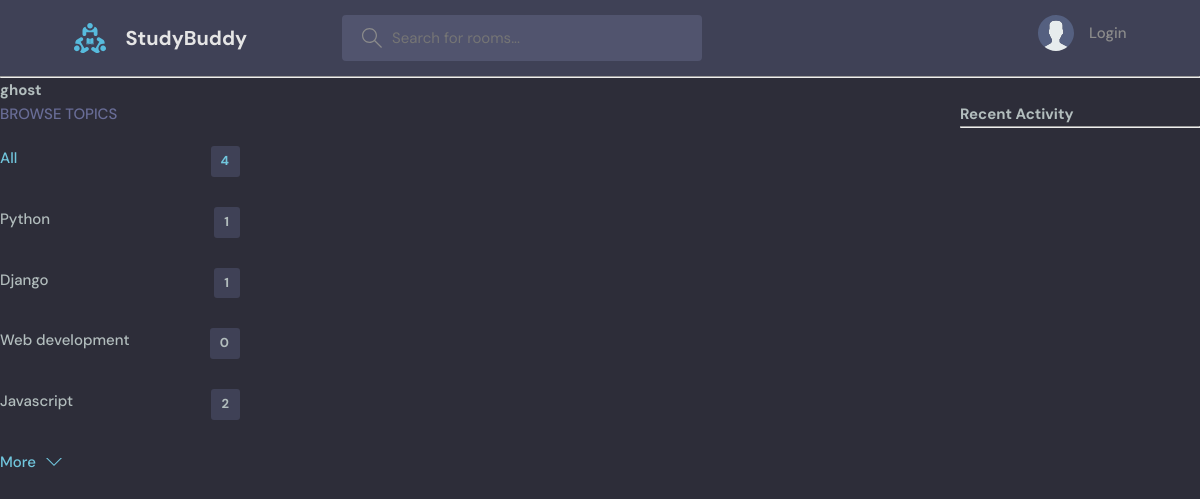
/profile/3/, run on an earlier commit of the app's database.
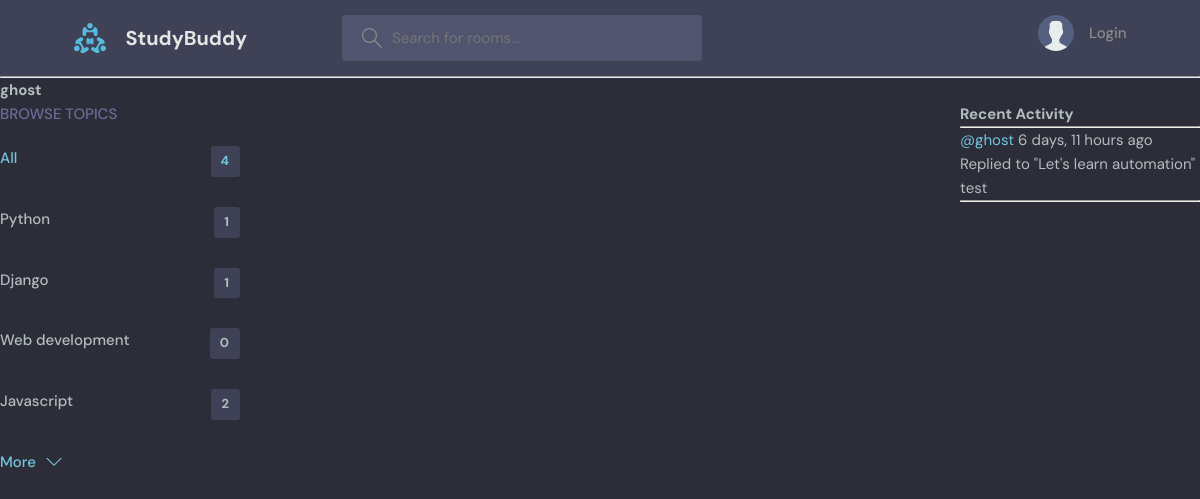
And on a later commit of the database.
### base/models.py (models this page shows, shortened)
class Topic(models.Model):
    name = models.CharField(max_length=200)

class Message(models.Model):
    user = models.ForeignKey(User, on_delete=models.CASCADE)
    room = models.ForeignKey(Room, on_delete=models.CASCADE)
    body = models.TextField()
    updated = models.DateTimeField(auto_now=True)
    created = models.DateTimeField(auto_now_add=True)
    class Meta:
        ordering = ['-updated', '-created']
    def __str__(self):
        return self.body[0:50]

class Room(models.Model):
    host = models.ForeignKey(User, on_delete=models.SET_NULL, null=True)
    topic = models.ForeignKey(Topic, on_delete=models.SET_NULL, null=True)
    name = models.CharField(max_length=200)
    description = models.TextField(null=True, blank=True)
    participants = models.ManyToManyField(
        User, related_name='participants', blank=True
    )
    updated = models.DateTimeField(auto_now=True)
    created = models.DateTimeField(auto_now_add=True)
    class Meta:
        ordering = ['-updated', '-created']
    def __str__(self):
        return self.name

### base/views.py (the view)
# urls.py: path('profile/<str:pk>/', views.user_profile, name="user-profile"),
def user_profile(request, pk):
    user = User.objects.get(id=pk)
    rooms = user.room_set.all()
    room_messages = user.message_set.all()
    topics = Topic.objects.all()
    context = {'user': user, 'rooms': rooms, 'room_messages': room_messages, 'topics': topics}
    return render(request, 'base/profile.html', context)

### base/templates/base/profile.html (shortened to what this page needs)
{% extends 'main.html' %}
{% block content %}
    <h1>{{user.username}}</h1>
    <div class="profile-container">
        <div>
            {% include 'base/topics_component.html'%}
        </div>
        <div>
        </div>
        <div>
            {% include 'base/activity_component.html'%}
        </div>
    </div>
{% endblock content %}

### base/templates/base/topics_component.html
<div class="topics">
          <div class="topics__header">
            <h2>Browse Topics</h2>
          </div>
          <ul class="topics__list">
            <li>
              <a href="{% url 'home' %}" class="active">All <span>{{topics.count}}</span></a>
            </li>
			{% for topic in topics %}
				<li>
					<a href="{% url 'home' %}?q={{topic.name}}">{{topic.name}}<span>{{topic.room_set.all.count}}</span></a>
				</li>
			{% endfor %}
          </ul>
          <a class="btn btn--link" href="topics.html">
            More
            <svg version="1.1" xmlns="http://www.w3.org/2000/svg" width="32" height="32" viewBox="0 0 32 32">
              <title>chevron-down</title>
              <path d="M16 21l-13-13h-3l16 16 16-16h-3l-13 13z"></path>
            </svg>
          </a>
        </div>

### base/templates/base/activity_component.html (shortened to what this page needs)
<h3>Recent Activity</h3>
<hr>
{% for message in room_messages %}
	<div>
		<small><a href="{% url 'user-profile' message.user.id %}">@{{message.user}}</a> {{message.created|timesince}} ago</small>
		<small>Replied to "{{message.room}}"</small>
		<p>{{message}}</p>
		<hr>
	</div>
{% endfor %}

What changed in the data, as far as the page shows it:
added Message: user "ghost", created "6 days, 11 hours", room "Let's learn automation", body "test"
